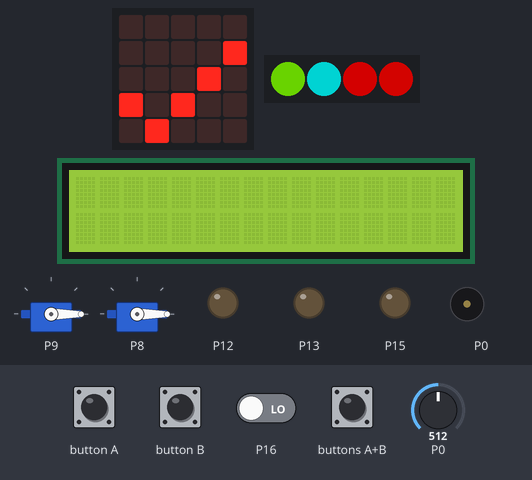
A program run on a simulated BBC micro:bit (MakeCode). Parts: the board's 5×5 LED display, 2 × servo, 4 RGB LEDs in strip order, left to right, 16×2 character LCD, output pins drawn as LEDs (lit = HIGH), buzzer (waves = sounding). The test bench sets the inputs (shaded band); at power-on: P0 = 512, P16 LOW (analog values on the 0–1023 scale). Dim RGB values are drawn brighter than linear.

Above: at 3.93 s.
4.4 s: P0 set to 488
At 4.77 s:
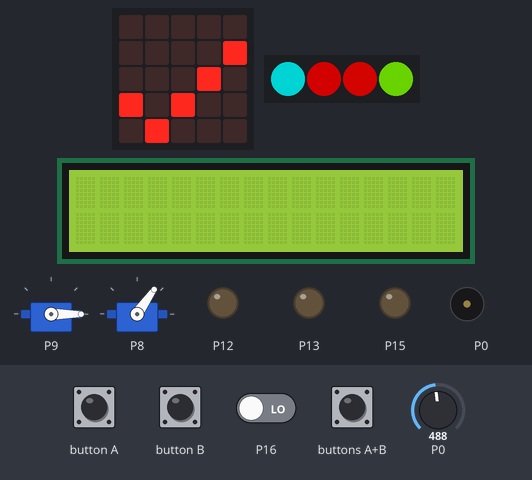
6.5 s: button A pressed for 0.15 s
At 6.71 s:
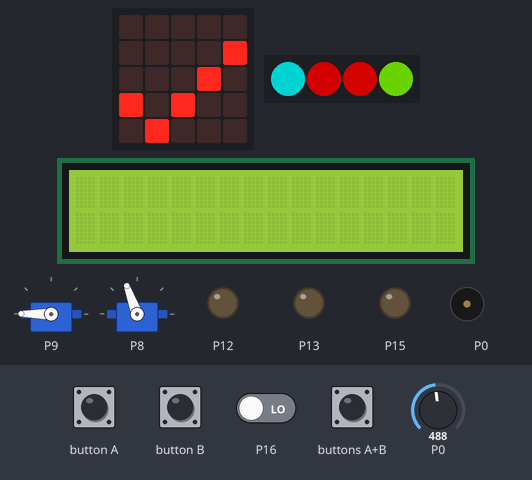
7.2 s: P16 driven HIGH
At 7.3 s:
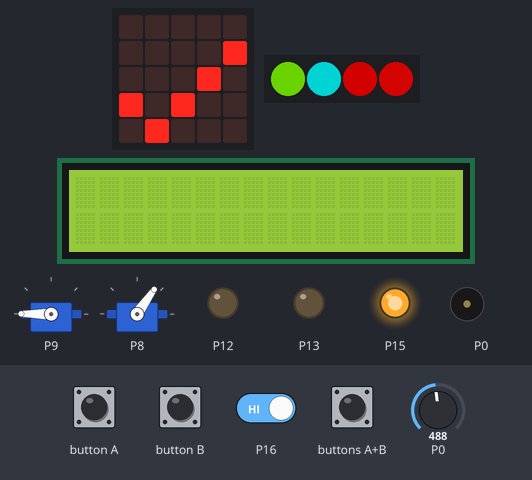
9.1 s: button B pressed for 0.15 s
At 9.34 s:
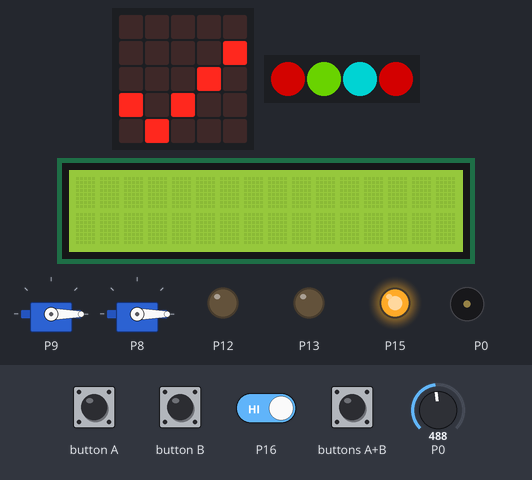
9.8 s: P0 set to 156
11.3 s: P0 set to 142
At 11.63 s:
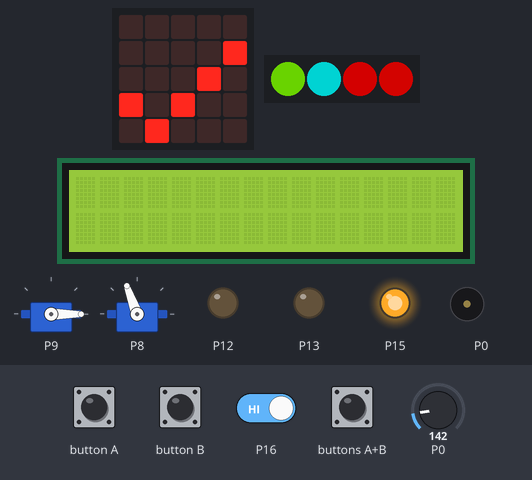
Timing chart, 0 to 14.3 s (numbered marks = the images above; inputs shaded):
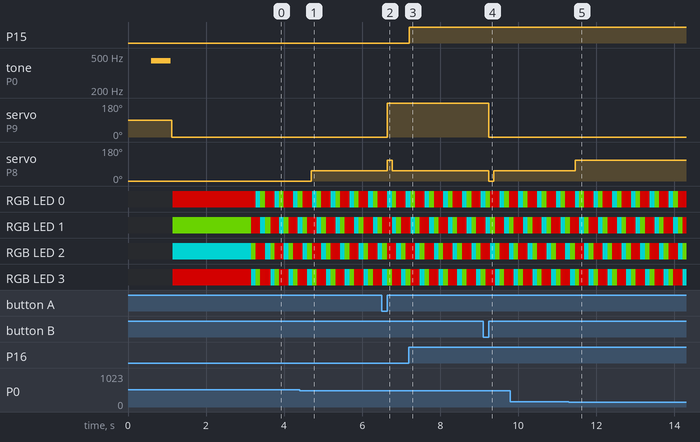

The program:

main.ts
```typescript
input.onButtonPressed(Button.A, function () {
    pins.servoWritePin(AnalogPin.P8, 110)
    pins.servoWritePin(AnalogPin.P9, 180)
})
input.onButtonPressed(Button.AB, function () {
    if (kühlung_stop == 1) {
        kühlung_stop = 0
    } else {
        kühlung_stop = 1
    }
})
input.onButtonPressed(Button.B, function () {
    pins.servoWritePin(AnalogPin.P8, 0)
    pins.servoWritePin(AnalogPin.P9, 0)
})
control.onEvent(EventBusSource.MICROBIT_ID_IO_P1, EventBusValue.MICROBIT_EVT_ANY, function () {
    if (dht11_dht22.readDataSuccessful()) {
        I2C_LCD1602.ShowString("Temp:", 0, 0)
        temperatur = dht11_dht22.readData(dataType.temperature)
        I2C_LCD1602.ShowNumber(temperatur, 5, 0)
        I2C_LCD1602.ShowString("C°", 10, 0)
        I2C_LCD1602.ShowString("Feucht:", 0, 1)
        I2C_LCD1602.ShowNumber(dht11_dht22.readData(dataType.humidity), 7, 1)
        I2C_LCD1602.ShowString("%", 11, 1)
    }
    basic.pause(2000)
})
let temperatur = 0
let kühlung_stop = 0
basic.showIcon(IconNames.Yes)
music.playTone(440, music.beat(BeatFraction.Whole))
pins.servoSetPulse(AnalogPin.P9, 1500)
pins.servoWritePin(AnalogPin.P9, 0)
pins.setPull(DigitalPin.P15, PinPullMode.PullNone)
pins.setPull(DigitalPin.P16, PinPullMode.PullNone)
pins.digitalWritePin(DigitalPin.P12, 0)
pins.digitalWritePin(DigitalPin.P13, 0)
let strip = neopixel.create(DigitalPin.P14, 4, NeoPixelMode.RGB)
strip.showRainbow(1, 360)
I2C_LCD1602.LcdInit(39)
I2C_LCD1602.ShowString("Hallo Max und", 0, 0)
I2C_LCD1602.ShowString("Stefan", 0, 1)
basic.pause(2000)
I2C_LCD1602.clear()
basic.forever(function () {
    control.raiseEvent(
    EventBusSource.MICROBIT_ID_IO_P1,
    EventBusValue.MICROBIT_EVT_ANY
    )
    basic.pause(2000)
})
basic.forever(function () {
    strip.rotate(1)
    strip.show()
    basic.pause(100)
})
basic.forever(function () {
    basic.pause(500)
    if (pins.analogReadPin(AnalogPin.P0) < 150) {
        pins.servoWritePin(AnalogPin.P8, 110)
    } else if (pins.analogReadPin(AnalogPin.P0) > 500) {
        pins.servoWritePin(AnalogPin.P8, 0)
    } else if (pins.analogReadPin(AnalogPin.P0) > 200) {
        pins.servoWritePin(AnalogPin.P8, 55)
    } else {

    }
})
basic.forever(function () {
    if (pins.digitalReadPin(DigitalPin.P16) == 1) {
        pins.digitalWritePin(DigitalPin.P15, 1)
        basic.pause(30000)
        pins.digitalWritePin(DigitalPin.P15, 0)
    }
})
basic.forever(function () {
    if (temperatur >= 30 && kühlung_stop == 0) {
        pins.digitalWritePin(DigitalPin.P13, 1)
    } else {
        pins.digitalWritePin(DigitalPin.P13, 0)
    }
})
```

test.ts
```typescript
// Hier kann man Tests durchführen; diese Datei wird nicht kompiliert, wenn dieses Paket als Erweiterung verwendet wird.
```

Measured:
- the behaviour switches between 501 and 500 on P0 (found by bisection; images 0 and 1)
- the behaviour switches between 150 and 149 on P0 (found by bisection; images 4 and 5)
- after the input at 4.4 s, servo on P8: 0° → 55° after 0.29 s
- after the input at 6.5 s, servo on P9: 0° → 180° after 0.15 s; servo on P8: 55° → 110° after 0.15 s, → 55° 0.12 s later
- after the input at 7.2 s, P15: LOW → HIGH at once
- after the input at 9.1 s, servo on P9: 180° → 0° after 0.15 s; servo on P8: 55° → 0° after 0.15 s, → 55° 0.13 s later
- after the input at 11.3 s, servo on P8: 55° → 110° after 0.16 s
